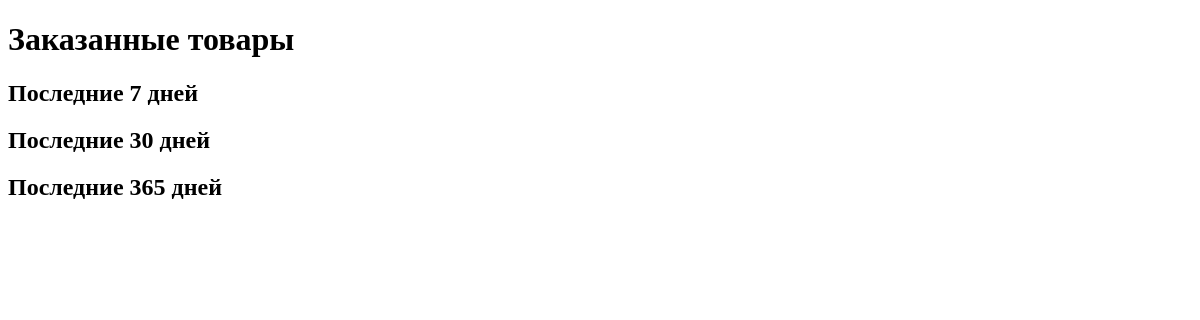
Before: /product/ with the older database file.
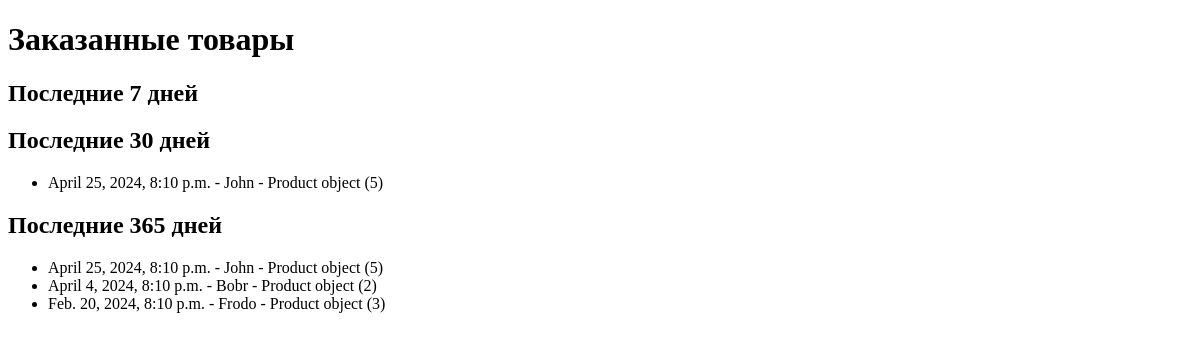
After: the same page with the newer database file.
### myapp2/models.py (models this page shows, shortened)
class Order(models.Model):
    client = models.ForeignKey(Client, on_delete=models.CASCADE)
    products = models.ManyToManyField(Product, related_name="orders")
    total_price = models.DecimalField(max_digits=10, decimal_places=2)
    status = models.BooleanField(default=False)
    order_date = models.DateTimeField(auto_now_add=None)

class Client(models.Model):
    name = models.CharField(max_length=100)
    email = models.EmailField()
    phone = models.CharField(max_length=20)
    address = models.TextField()
    registration_date = models.DateTimeField(auto_now_add=True)

class Product(models.Model):
    name = models.CharField(max_length=100)
    description = models.TextField()
    price = models.DecimalField(max_digits=10, decimal_places=2)
    quantity = models.IntegerField()
    added_date = models.DateTimeField(auto_now_add=True)
    image = models.ImageField(upload_to="products/", blank=True, null=True)

### myapp2/views.py (the view)
# urls.py: path("product/", views.ordered_products, name="ordered_products"),
def ordered_products(request):
    now = datetime.now()
    orders_7_days = Order.objects.filter(
        order_date__range=[now - timedelta(days=7), now]
    ).prefetch_related("products")
    orders_30_days = Order.objects.filter(
        order_date__range=[now - timedelta(days=30), now]
    ).prefetch_related("products")
    orders_365_days = Order.objects.filter(
        order_date__range=[now - timedelta(days=365), now]
    ).prefetch_related("products")
    context = {
        "orders_7_days": orders_7_days,
        "orders_30_days": orders_30_days,
        "orders_365_days": orders_365_days,
    }
    return render(request, "index.html", context)

### myapp2/templates/index.html (shortened to what this page needs)
<!DOCTYPE html>
<html lang="en">
<head>
</head>
<body>
{% block content %}
  <h1>Заказанные товары</h1>
  <h2>Последние 7 дней</h2>
  <h2>Последние 30 дней</h2>
  <ul>
    {% for order in orders_30_days %}
  <li>
    {{ order.order_date }} - {{ order.client.name }}
    {% for product in order.products.all %}
      - {{ product }}
    {% endfor %}
  </li>
{% endfor %}
  </ul>
  <h2>Последние 365 дней</h2>
  <ul>
    {% for order in orders_365_days %}
  <li>
    {{ order.order_date }} - {{ order.client.name }}
    {% for product in order.products.all %}
      - {{ product }}
    {% endfor %}
  </li>
{% endfor %}
{% endblock %}
</body>
</html>

Changed rows visible on the page:
added Order: order_date "April 25, 2024, 8:10 p.m.", client.name "John"
added Product: id "Product object (5)"
added Order: order_date "April 4, 2024, 8:10 p.m.", client.name "Bobr", shown under "Последние 365 дней"
added Product: id "Product object (2)", shown under "April 4, 2024, 8:10 p.m."
added Order: order_date "Feb. 20, 2024, 8:10 p.m.", client.name "Frodo", shown under "Последние 365 дней"
added Product: id "Product object (3)", shown under "Feb. 20, 2024, 8:10 p.m."
